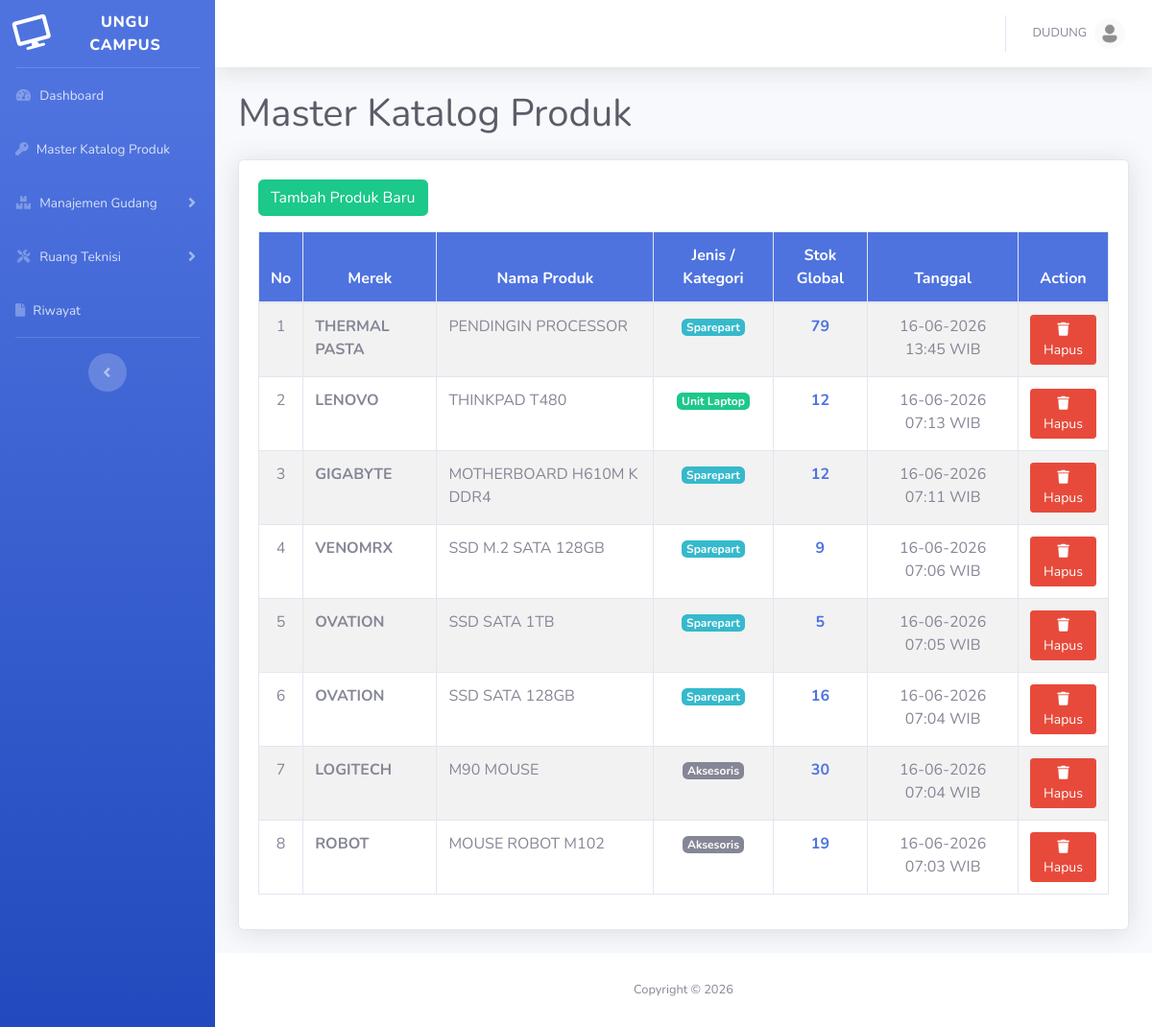
/views/katalog/katalog_tampil.php (signed in), run on the app's committed database.
### tables this page shows
CREATE TABLE `tabel_menu` (
  `id_menu` int(11) NOT NULL,
  `nama_menu` varchar(50) NOT NULL,
  `link` varchar(100) NOT NULL,
  `icon` varchar(50) DEFAULT NULL,
  `parent_id` int(11) DEFAULT 0,
  `urutan` int(11) NOT NULL
);

CREATE TABLE `master_katalog` (
  `id_katalog` int(11) NOT NULL,
  `nama_produk` varchar(100) NOT NULL,
  `merek` varchar(50) NOT NULL,
  `jenis` varchar(50) NOT NULL,
  `tanggal` timestamp NOT NULL DEFAULT current_timestamp(),
  `stok` int(11) NOT NULL,
  `id_kategori` int(11) DEFAULT NULL
);

CREATE TABLE `tabel_kategori` (
  `id_kategori` int(11) NOT NULL,
  `nama_kategori` varchar(100) NOT NULL
);

### proses/tampil_produk.php (called while the page is built, shortened)
<?php
require_once __DIR__ . '/../Config/koneksi.php';
function tampilKatalog()
{
    global $koneksi;
    $query = "SELECT * FROM master_katalog AS mk JOIN tabel_kategori AS k ON mk.id_kategori = k.id_kategori  ORDER BY id_katalog DESC";
    $tampil = mysqli_query($koneksi, $query);
    return $tampil;
}

### Views/Katalog/katalog_tampil.php (the view, shortened to what this page needs)
<?php
include('../../Config/koneksi.php');
include('../../layouts/header.php');
include('../../layouts/sidebar.php');
include('../../layouts/topbar.php');
require_once '../../proses/tampil_produk.php';
$produk_katalog = tampilKatalog();
?>
<div class="container-fluid">
    <h1 class="h1 mb-4 text-gray-800 fw-semibold">Master Katalog Produk</h1>
    <div class="card shadow mb-4">
        <div class="card-body">
            <button class="h3 btn btn-success mb-3" data-toggle="modal" data-target="#addKatalogModal">Tambah Produk Baru</button>
            <div class="table-responsive">
                <table id="dataTable" class="table table-striped table-bordered nowrap" style="width:100%">
                    <thead>
                        <tr class="bg-primary text-white">
                            <th class="text-center">No</th>
                            <th class="text-center">Merek</th>
                            <th class="text-center">Nama Produk</th>
                            <th class="text-center">Jenis / Kategori</th>
                            <th class="text-center">Stok Global</th>
                            <th class="text-center">Tanggal</th>
                            <th class="text-center">Action</th>
                        </tr>
                    </thead>
                    <tbody>
                        <?php
                        $i = 1;
                        while ($data = mysqli_fetch_array($produk_katalog)) :
                        ?>
                        <tr>
                            <td class="text-center"><?= $i; ?></td>
                            <td style="text-transform:uppercase"><strong><?= $data['merek']; ?></strong></td>
                            <td style="text-transform:uppercase"><?= $data['nama_produk']; ?></td>
                            <td class="text-center">
                                <span class="badge <?= ($data['nama_kategori'] == 'Unit Laptop') ? 'badge-success' : (($data['nama_kategori'] == 'Aksesoris') ? 'badge-secondary' : 'badge-info'); ?>">
                                <?= $data['nama_kategori']; ?>
                            </span>
                            </td>
                            <td class="text-center">
                                <strong class="<?= ($data['stok'] > 0) ? 'text-primary' : 'text-danger'; ?>">
                                    <?= $data['stok']; ?>
                                </strong>
                                <td class="text-center"><?= date('d-m-Y H:i', strtotime($data['tanggal'])); ?> WIB</td>
                            </td>
                            <td class="text-center">
                                <form action="../../proses/katalog_proses.php" method="post" style="display:inline;">
                                    <button type="submit" name="hapus_katalog" class="btn btn-danger btn-sm" onclick="return confirm('Menghapus katalog akan menghapus stok barang terkait di gudang. Yakin?');">
                                        <i class="fas fa-trash"></i> Hapus
                                    </button>
                                </form>
                            </td>
                        </tr>
                        <?php $i++; endwhile; ?>
                    </tbody>
                </table>
            </div>
        </div>
    </div>
</div>
<?php include('../../layouts/footer.php'); ?>

### layouts/header.php (shortened to what this page needs)
<!DOCTYPE html>
<html lang="en">
<head>
    <link href="/manajemen-stok/vendor/fontawesome-free/css/all.min.css" rel="stylesheet" type="text/css">
    <link href="/manajemen-stok/css/sb-admin-2.min.css" rel="stylesheet">
    <link href="/manajemen-stok/css/barang_masuk.css" rel="stylesheet">
    <link href="/manajemen-stok/css/sidebar.css" rel="stylesheet">
</head>
<body id="page-top">
    <div id="wrapper">

### layouts/sidebar.php (shortened to what this page needs)
<ul class="navbar-nav bg-gradient-primary sidebar sidebar-dark accordion" id="accordionSidebar">
    <a class="sidebar-brand d-flex align-items-center justify-content-center" href="index.php">
        <div class="sidebar-brand-icon rotate-n-15">
            <i class="fas fa-desktop"></i>
        </div>
        <div class="sidebar-brand-text mx-4">Ungu Campus</div>
    </a>
    <hr class="sidebar-divider my-0">
    <?php
    global $koneksi;
    $request_uri = $_SERVER['SCRIPT_NAME'];
    $halaman_aktif = str_replace('/manajemen-stok/', '', $request_uri);
    $query_main = mysqli_query($koneksi, "SELECT * FROM tabel_menu WHERE parent_id = 0 ORDER BY urutan ASC");
    while ($main = mysqli_fetch_array($query_main)) :
        $id_main = $main['id_menu'];
        $query_sub = mysqli_query($koneksi, "SELECT * FROM tabel_menu WHERE parent_id = '$id_main' ORDER BY urutan ASC");
        $punya_sub = mysqli_num_rows($query_sub);
        if ($punya_sub == 0) :
            $menu_link = ltrim($main['link'], '/');
            $status_active = ($halaman_aktif == $menu_link) ? 'active' : '';
    ?>
            <li class="nav-item <?= $status_active; ?>">
                <a class="nav-link" href="/manajemen-stok/<?= $menu_link; ?>">
                    <i class="<?= $main['icon']; ?>"></i>
                    <span><?= $main['nama_menu']; ?></span>
                </a>
            </li>
    <?php
        else :
            $sub_links = [];
            while($sm = mysqli_fetch_array($query_sub)) {
                $sub_links[] = ltrim($sm['link'], '/');
            }
            $is_active = in_array($halaman_aktif, $sub_links) ? 'active' : '';
            $is_collapsed = in_array($halaman_aktif, $sub_links) ? '' : 'collapsed';
    ?>
            <li class="nav-item <?= $is_active; ?>">
                <a class="nav-link <?= $is_collapsed; ?>" href="#" data-toggle="collapse" data-target="#collapse<?= $id_main; ?>"
                    aria-expanded="<?= in_array($halaman_aktif, $sub_links) ? 'true' : 'false'; ?>" aria-controls="collapse<?= $id_main; ?>">
                    <i class="<?= $main['icon']; ?>"></i>
                    <span><?= $main['nama_menu']; ?></span>
                </a>
            </li>
    <?php
        endif;
    endwhile;
    ?>
    <hr class="sidebar-divider d-none d-md-block">
    <div class="text-center d-none d-md-inline">
        <button class="rounded-circle border-0" id="sidebarToggle"></button>
    </div>
</ul>
<div id="content-wrapper" class="d-flex flex-column">
    <div id="content">

### layouts/topbar.php (shortened to what this page needs)
<nav class="navbar navbar-expand navbar-light bg-white topbar mb-4 static-top shadow">
    <ul class="navbar-nav ml-auto">
        <li class="nav-item dropdown no-arrow">
            <a class="nav-link dropdown-toggle" href="#" id="userDropdown" role="button"
                data-toggle="dropdown" aria-haspopup="true" aria-expanded="false">
                <span class="mr-2 d-none d-lg-inline text-gray-600 small">
                    <?= isset($_SESSION['nama']) ? strtoupper(htmlspecialchars($_SESSION['nama'])) : 'DOUGLAS MCGEE'; ?>
                </span>
                <img class="img-profile rounded-circle" src="/manajemen-stok/img/foto.png">
            </a>
        </li>
    </ul>
</nav>

### layouts/footer.php (shortened to what this page needs)
</div>
            <footer class="sticky-footer bg-white">
                <div class="container my-auto">
                    <div class="copyright text-center my-auto">
                        <span>Copyright &copy; <span id="year"></span></span>
                    </div>
                </div>
            </footer>
            </div>
        </div>
</body>
</html>

### data on the page
tabel_menu: nama_menu "Dashboard"
tabel_menu: nama_menu "Master Katalog Produk"
tabel_menu: nama_menu "Manajemen Gudang"
tabel_menu: nama_menu "Ruang Teknisi"
tabel_menu: nama_menu "Riwayat"
master_katalog: merek "THERMAL PASTA", nama_produk "PENDINGIN PROCESSOR", id_kategori.nama_kategori "Sparepart", stok "79", tanggal "16-06-2026 13:45"
master_katalog: merek "LENOVO", nama_produk "THINKPAD T480", id_kategori.nama_kategori "Unit Laptop", stok "12", tanggal "16-06-2026 07:13"
master_katalog: merek "GIGABYTE", nama_produk "MOTHERBOARD H610M K DDR4", id_kategori.nama_kategori "Sparepart", stok "12", tanggal "16-06-2026 07:11"
master_katalog: merek "VENOMRX", nama_produk "SSD M.2 SATA 128GB", id_kategori.nama_kategori "Sparepart", stok "9", tanggal "16-06-2026 07:06"
master_katalog: merek "OVATION", nama_produk "SSD SATA 1TB", id_kategori.nama_kategori "Sparepart", stok "5", tanggal "16-06-2026 07:05"
master_katalog: merek "OVATION", nama_produk "SSD SATA 128GB", id_kategori.nama_kategori "Sparepart", stok "16", tanggal "16-06-2026 07:04"
master_katalog: merek "LOGITECH", nama_produk "M90 MOUSE", id_kategori.nama_kategori "Aksesoris", stok "30", tanggal "16-06-2026 07:04"
master_katalog: merek "ROBOT", nama_produk "MOUSE ROBOT M102", id_kategori.nama_kategori "Aksesoris", stok "19", tanggal "16-06-2026 07:03"

### other printed values
$_SESSION['nama'] "DUDUNG"
